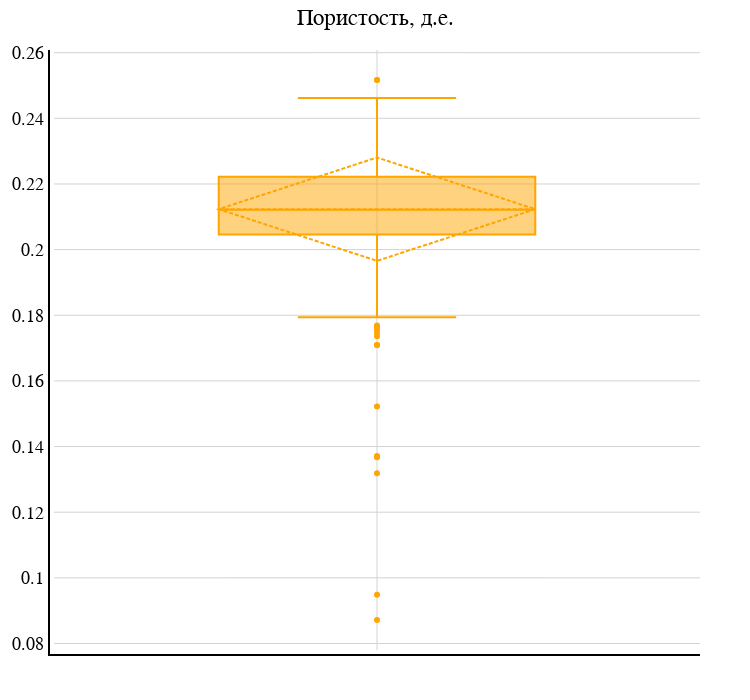

Write notebook code for a chart like this one.
### Code cell
y0 = ALL['phi']
# y1 = R2['phi']
# y2 = R3['phi']
# y3 = R4['phi']
fig = go.Figure()
fig.add_trace(go.Box(y=y0, name='', marker_color = 'orange', boxmean='sd'))
# fig.add_trace(go.Box(y=y1, name='Скважина R2', marker_color = 'blue', boxmean='sd'))
# fig.add_trace(go.Box(y=y2, name='Скважина R3', marker_color = 'green', boxmean='sd'))
# fig.add_trace(go.Box(y=y3, name='Скважина R4', marker_color = 'red', boxmean='sd'))

# fig.update_yaxes(title_text="Пористость, д.е.", titlefont=dict(family="arial",size=18,color="black"))
fig.update_layout(title="Пористость, д.е.", title_x = 0.5, titlefont=dict(family="arial",size=23,color="black") ,autosize=False,width=750,height=700,margin=dict(l=50,r=50,b=50,t=50,pad=4),paper_bgcolor="White", plot_bgcolor="White")
fig.update_xaxes(showline=True, linewidth=2, linecolor='black', gridcolor='lightgray')
fig.update_yaxes(showline=True, linewidth=2, linecolor='black', gridcolor='lightgray', tickfont=dict(family='Arial', color='black', size=18))

fig.update_layout(showlegend=False)

fig.show()

#fig.write_image("C:/Users/ShirokovAV/Desktop/python/images/poro_box.png")

### Figure 1 — Plotly figure (JSON) as saved in the notebook; plotly's stock layout.template omitted (floating-point values rounded to 4 significant figures; data arrays with more than 128 entries replaced by an {"elided": "..."} marker saying what was removed)
{"data": [{"boxmean": "sd", "marker": {"color": "orange"}, "name": "", "type": "box", "y": {"elided": "782 float values"}}], "layout": {"autosize": false, "height": 700, "margin": {"b": 50, "l": 50, "pad": 4, "r": 50, "t": 50}, "paper_bgcolor": "White", "plot_bgcolor": "White", "showlegend": false, "title": {"font": {"color": "black", "family": "arial", "size": 23}, "text": "Пористость, д.е.", "x": 0.5}, "width": 750, "xaxis": {"gridcolor": "lightgray", "linecolor": "black", "linewidth": 2, "showline": true}, "yaxis": {"gridcolor": "lightgray", "linecolor": "black", "linewidth": 2, "showline": true, "tickfont": {"color": "black", "family": "Arial", "size": 18}}}}
